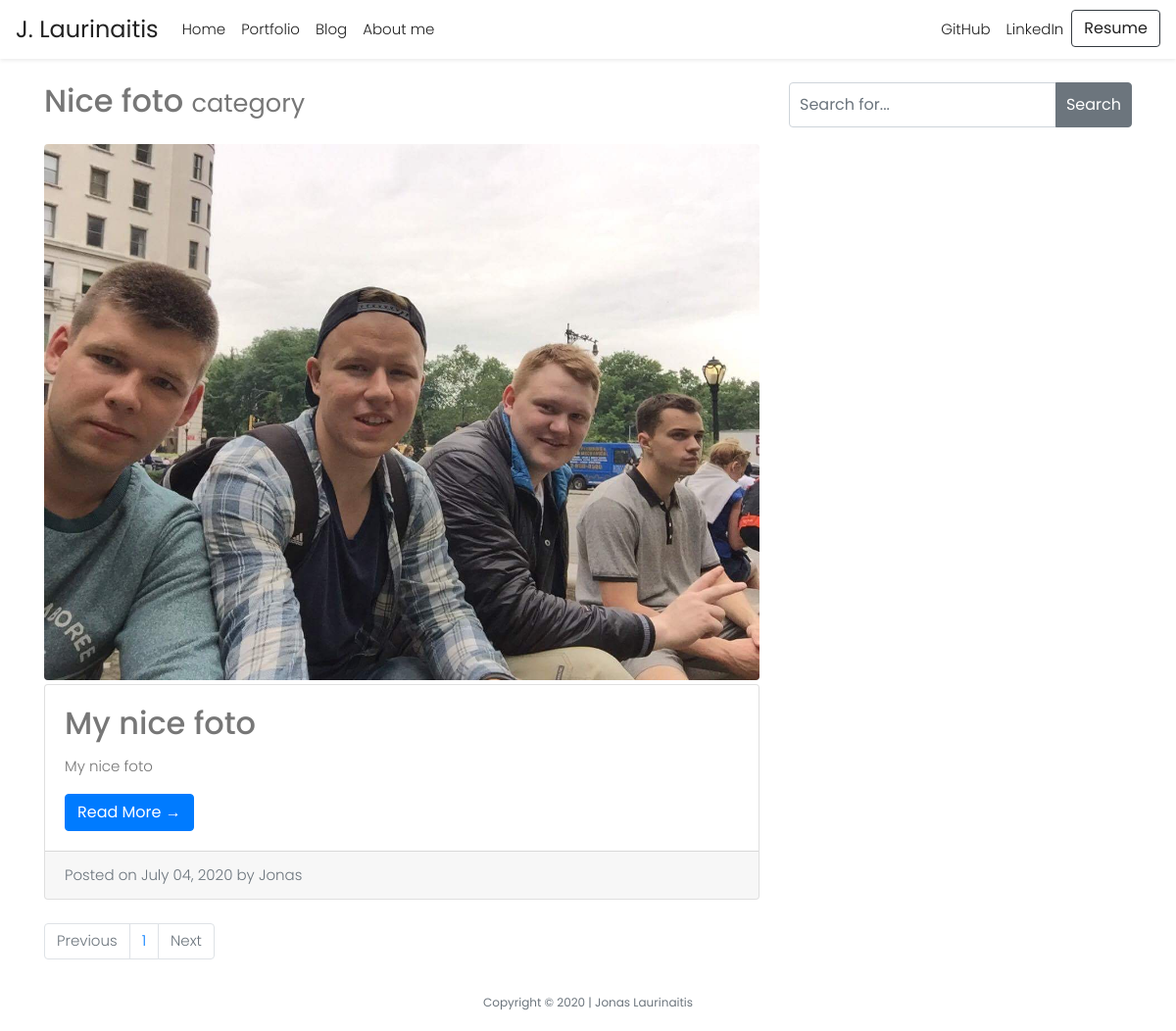
The page /posts/category/nice-foto/ on the database as committed earlier.
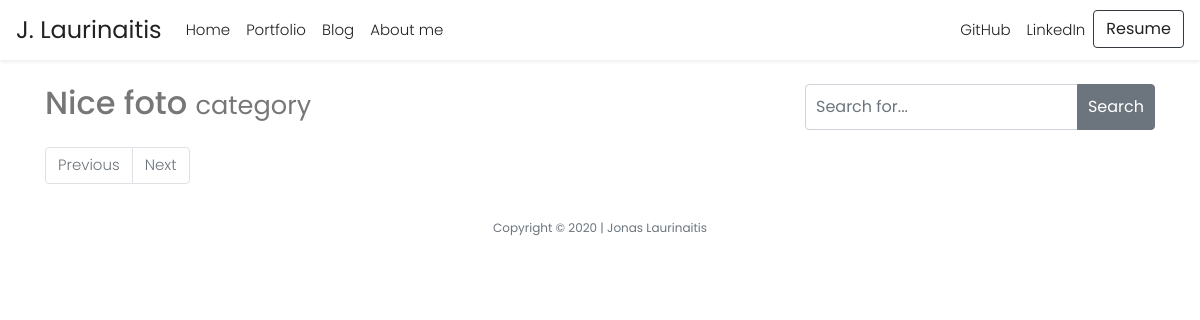
The same page on the database as committed later.
### models.py (models this page shows, shortened)
class Tag(db.Model):
    id = db.Column(db.Integer, primary_key=True)
    name = db.Column(db.String(64))
    slug = db.Column(db.String(64), unique=True)

class Entry(db.Model):
    STATUS_PUBLIC = 0
    STATUS_DRAFT = 1
    STATUS_DELETED = 2
    id = db.Column(db.Integer, primary_key=True)
    title = db.Column(db.String(100))
    slug = db.Column(db.String(100))
    body = db.Column(db.Text)
    image_url = db.Column(db.String(100))
    status = db.Column(db.SmallInteger, default=STATUS_PUBLIC)
    created_timestamp = db.Column(db.DateTime, default=datetime.utcnow())
    modified_timestamp = db.Column(
        db.DateTime,
        default=datetime.utcnow(),
        onupdate=datetime.utcnow())
    tags = db.relationship('Tag', secondary=entry_tags,
        backref=db.backref('entries', lazy='dynamic'))

### entries/blueprint.py (the view)
@entries.route('/category/<slug>/')
def tag_detail(slug):
    tag = Tag.query.filter(Tag.slug == slug).first_or_404()
    entries = tag.entries.order_by(Entry.created_timestamp.desc())
    return entry_list('entries/tag_detail.html', entries, tag=tag, title="Blog Category - " + tag.name)

### entries/blueprint.py (called while the page is built, shortened)
def entry_list(template, query, **context):
    valid_statuses = (Entry.STATUS_PUBLIC, Entry.STATUS_DRAFT)
    query = query.filter(Entry.status.in_(valid_statuses))
    results = []
    search = request.args.get('q')
    return object_list(template, query, **context)

### helpers.py (called while the page is built)
def object_list(template_name, query, paginate_by=20, **context):
    page = request.args.get('page')
    if page and page.isdigit():
        page = int(page)
    else:
        page = 1
    object_list = query.paginate(page, paginate_by)
    return render_template(template_name, object_list=object_list, **context)

### entries/templates/entries/tag_detail.html
{% extends "layout.html" %}
{% block main %}
<div class="container">
    <div class="row">
        <div class="col-md-8">
            <h2 class="my-4"> {{ tag.name }}
                <small>category</small>
            </h2>
            {% include "includes/_list.html" %}
            {% include "includes/_page_links.html" %}
        </div>
        <div class="col-md-4">
            {% include "includes/_search.html" %}
        </div>
    </div>
</div>
{% endblock %}

### templates/layout.html (shortened to what this page needs)
<!doctype html>
<html lang="en">
<head>
  <link rel="stylesheet" type="text/css" href="{{ url_for('static', filename='/styles/bootstrap.min.css') }}">
  <link rel="stylesheet" type="text/css" href="{{ url_for('static', filename='/styles/main.css') }}">
</head>
<body>
  {% include 'includes/_navbar.html' %}
  <main>
    {% block main %}{% endblock %}
  </main>
  <footer class="small text-center text-muted mt-auto py-3">
    <p class="copyright m-0">Copyright &copy; 2020 | Jonas Laurinaitis</p>
  </footer>
</body>
</html>

### templates/includes/_navbar.html (shortened to what this page needs)
<nav id="nav" class="navbar navbar-expand-md sticky-top">
    <a id="logo" class="navbar-brand" href="{{ url_for('index') }}">J. Laurinaitis</a>
    <div class="collapse navbar-collapse" id="navbarNav">
      <ul class="navbar-nav">
        <li class="nav-item active">
          <a class="nav-link" href="{{ url_for('index') }}">Home</a>
        </li>
        <li class="nav-item">
          <a class="nav-link" href="#">Portfolio</a>
        </li>
        <li class="nav-item">
          <a class="nav-link" href="{{ url_for('entries.index') }}">Blog</a>
        </li>
        <li class="nav-item">
          <a class="nav-link" href="{{ url_for('about') }}">About me</a>
        </li>
      </ul>
      <ul class="navbar-nav ml-auto">
        <li class="nav-item">
          <a target="_blank" class="nav-link" id="" href="https://github.com/JonasLauri">GitHub</a>
        </li>
        <li class="nav-item">
          <a target="_blank" class="nav-link" id="" href="https://www.linkedin.com/in/jonaslaurinaitis/">LinkedIn</a>
        </li>
        <li class="nav-item">
          <a target="_blank" class="btn btn-outline-dark" role="button" id="resumeBtn"
            href="#">Resume</a>
        </li>
      </ul>
    </div>
  </nav>

### entries/templates/includes/_list.html
<!DOCTYPE html>
{% for entry in object_list.items %}
<img class="img-fluid rounded mb-1" src="{{ url_for('static', filename='/img/' + entry.image_url )}}" alt="{{ entry.title }}">
     <div class="card mb-4">
        <div class="card-body">
          <h2 class="card-title">{{ entry.title }}</h2>
          <p class="card-text">{{ entry.body }}</p>
          <a href="{{ url_for('entries.detail', slug=entry.slug) }}" class="btn btn-primary">Read More &rarr;</a>
        </div>
        <div class="card-footer text-muted">
          Posted on {{ entry.created_timestamp.strftime('%B %d, %Y') }} by Jonas
        </div>
      </div>
{% endfor %}

### templates/includes/_page_links.html
<ul class="pagination">
  <li {% if not object_list.has_prev %} class="page-item disabled" {% endif %} {% if object_list.has_prev %} class="page-item" {% endif %}>
    {% if not object_list.has_prev %}
    <a class="page-link" href="./?page={{ object_list.prev_num }}">Previous</a>
    {% else %}
    <a class="page-link" href="#">Previous</a>
    {% endif %}
  </li>
  {% for page in object_list.iter_pages() %}
    <li class="page-item">
      {% if page %}
        <a class="page-link" {% if page == object_list.page %} class="active" {% endif %}
          href="./?page={{ page }}">{{ page }}</a>
      {% else %}
        <a class="page-link" class="disabled">...</a>
      {% endif%}
    </li>
  {% endfor %}
  <li {% if not object_list.has_next %} class="page-item disabled" {% endif %} {% if object_list.has_next %} class="page-item" {% endif %}>
    {% if object_list.has_next %}
    <a class="page-link" href="./?page={{ object_list.next_num }}">Next</a>
    {% else %}
    <a class="page-link" href="#">Next</a>
    {% endif %}
  </li>
</ul>

### entries/templates/includes/_search.html
<!DOCTYPE html>
<form class="my-4" method="GET" role="form">
    <div class="input-group">
        <input style="padding: 10px;" name="q" class="form-control" placeholder="Search for..." value="{{ request.args.get('q', '') }}">
        <div class="input-group-append">
            <button style="padding: 10px;" class="btn btn-secondary" type="submit">Search</button>
        </div>
    </div>
</form>

### static/styles/main.css (style rules this page uses)
body { background-color: #ffffff; color: #777777; font-family: "Poppins", serif; font-size: 15px; font-weight: 300; line-height: 1.625em; position: relative; }
#nav { background-color: #ffffff; padding-top: 10px; padding-bottom: 10px; -webkit-box-shadow: 0 0.125rem 0.25rem rgba(0, 0, 0, 0.075) !important; box-shadow: 0 0.125rem 0.25rem rgba(0, 0, 0, 0.075) !important; }
#nav a { text-decoration: none; color: #222222; }
#nav #logo { font-family: "Poppins", sans-serif; font-size: 24px; font-weight: 400; }

Rows that differ between the two databases and show on the page:
removed Entry: image_url (picture), title "My nice foto", body "My nice foto", created_timestamp "July 04, 2020"
Other text that changed with them:
list line gone: "1"
